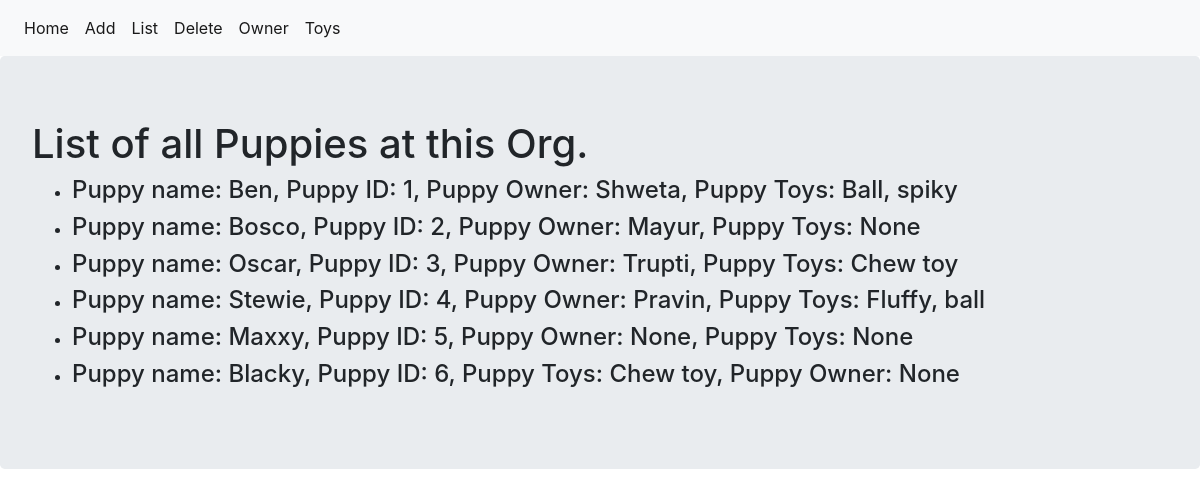
/list, run on an earlier commit of the app's database.
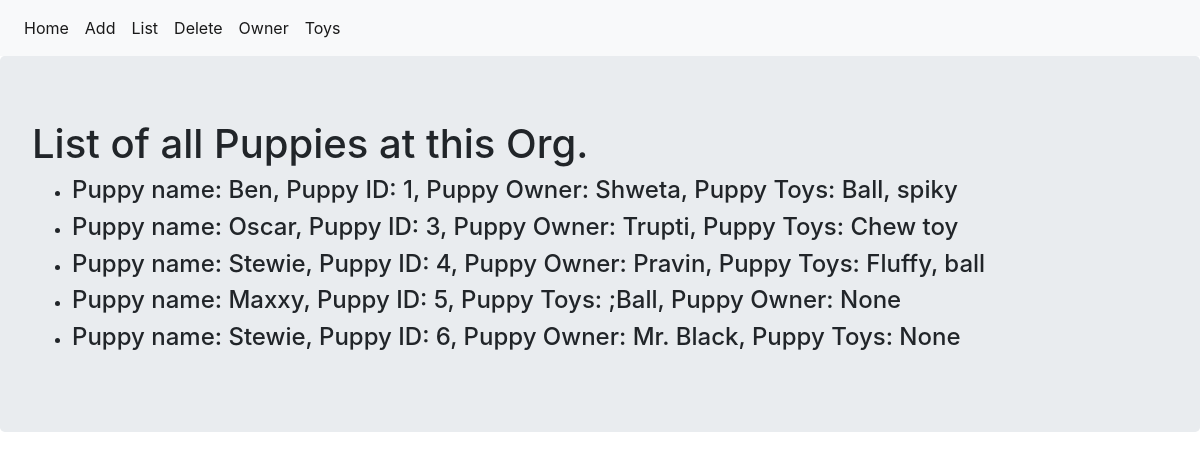
And on a later commit of the database.
### pup_adoption.py (models this page shows, shortened)
class Puppy(db.Model):
    __tablename__ = 'puppies'
    id = db.Column(db.Integer, primary_key=True)
    name = db.Column(db.Text)
    owner = db.relationship('Owner', backref='puppy', uselist=False)
    toys = db.relationship('Toy', backref='puppy', lazy='dynamic')
    def list_toys(self):
        toy_list = ';'.join([Ty.item_name for Ty in self.toys])
        return toy_list
    def __repr__(self):
        if self.owner.name and len(self.list_toys()) > 0:
            return f"Puppy name: {self.name}, Puppy ID: {self.id}, Puppy Owner: {self.owner.name}, Puppy Toys: {self.list_toys()}"
        elif self.owner.name and len(self.list_toys()) == 0:
            return f"Puppy name: {self.name}, Puppy ID: {self.id}, Puppy Owner: {self.owner.name}, Puppy Toys: None"
        elif len(self.list_toys()) > 0 and not self.owner.name:
            return f"Puppy name: {self.name}, Puppy ID: {self.id}, Puppy Toys: {self.list_toys()}, Puppy Owner: None"
        else:
            return f"Puppy name: {self.name}, Puppy ID: {self.id}, Puppy Owner: None, Puppy Toys: None"

class Owner(db.Model):
    __tablename__ = 'owners'
    id = db.Column(db.Integer, primary_key=True)
    name = db.Column(db.Text)
    puppy_id = db.Column(db.Integer, db.ForeignKey('puppies.id'))

class Toy(db.Model):
    __tablename__ = 'toys'
    id = db.Column(db.Integer, primary_key=True)
    item_name = db.Column(db.Text)
    puppy_id = db.Column(db.Integer, db.ForeignKey('puppies.id'))

### pup_adoption.py (the view)
@app.route('/list')
def list_pup():
    puppies = Puppy.query.all()
    return render_template('pup_list.html', puppies=puppies)

### templates/pup_list.html
{% extends "pup_base.html" %}
{% block snippet %}
    <div class="jumbotron">
        <h1>List of all Puppies at this Org.</h1>
            <ul>
                {% for pup in puppies %}
                    <li><h4>{{ pup }}</h4></li>
                {% endfor %}
            </ul>
    </div>
{% endblock %}

### templates/pup_base.html (shortened to what this page needs)
<!DOCTYPE html>
<html lang="en" dir="ltr">
    <head>
        <link rel="stylesheet" href="https://cdn.jsdelivr.net/npm/bootstrap@4.6.2/dist/css/bootstrap.min.css">
    </head>
    <body>
        <nav class="navbar navbar-expand-lg navbar-light bg-light">
            <div class="navbar-nav">
                <a class="nav-item nav-link active" aria-current="page" href="{{ url_for('index')}}">Home</a>
                <a class="nav-item nav-link active" aria-current="page" href="{{url_for('add_pup')}}">Add</a>
                <a class="nav-item nav-link active" aria-current="page" href="{{url_for('list_pup')}}">List</a>
                <a class="nav-item nav-link active" aria-current="page" href="{{url_for('del_pup')}}">Delete</a>
                <a class="nav-item nav-link active" aria-current="page" href="{{url_for('owner_pup')}}">Owner</a>
                <a class="nav-item nav-link active" aria-current="page" href="{{url_for('toys_pup')}}">Toys</a>
            </div>
        </nav>
        {% block snippet %}
        {% endblock %}
    </body>
</html>

What changed in the data, as far as the page shows it:
removed Puppy: name+id "Puppy name: Bosco, Puppy ID: 2, Puppy Owner: Mayur, Puppy Toys: None"
computed for Puppy: name+id "Puppy name: Maxxy, Puppy ID: 5, Puppy Owner: None, Puppy Toys: None" → "Puppy name: Maxxy, Puppy ID: 5, Puppy Toys: ;Ball, Puppy Owner: None"
changed Puppy: name+id "Puppy name: Blacky, Puppy ID: 6, Puppy Toys: Chew toy, Puppy Owner: None" → "Puppy name: Stewie, Puppy ID: 6, Puppy Owner: Mr. Black, Puppy Toys: None"
